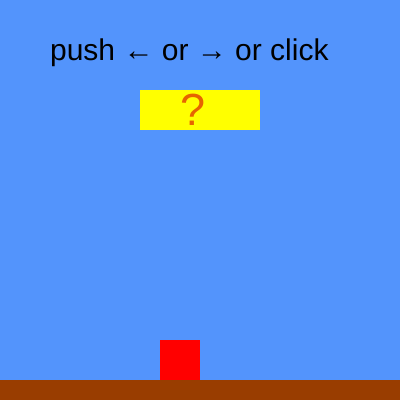
Frame 1 (no input)
Frame 60 (no input): identical to frame 1, image omitted
Frame 120 (the mouse pressed at the canvas centre since frame 60): identical to frame 1, image omitted

The p5.js sketch that drew this single still picture (run headless with seeded random() and noise() and a simulated clock; from frame 60 on, the mouse is pressed at the canvas centre):

// p5.js sketch
// ── sketch.js
// 最終課題を制作しよう

const g=1;
const jump=20;
const ground=20;
const size=20;

let x,y,vy;

function setup(){
  createCanvas(400,400);
  mario(x-40,y-30,40,40);
  chariiinn(180,jump/g+50,20);
  x=width/2;
  y=height-ground-size/2;
  vy=0;
}

function draw(){
  background(83,148,252);
  let gy=height-ground;
  noStroke();
  fill(153,61,0);
  rect(0,gy,width,gy);
  fill(0);
  textSize(30);
  text("push ← or → or click",50,60);
  noStroke();
  fill(255,255,0);
  rect(140,jump/g+70,120,40);
  fill(230,100,0);
  textSize(45)
  text("?",180,jump/g+105);
  mario(x-40,y-30,40,40);
  y+=vy;
  
  if(y<height-ground-size/2 && y>=jump/g+160){
    vy+=g;
  }
  else if(y<jump/g+160 && y>=jump/g+120  && x>160 && x<280){
    chariiinn(180,jump/g+50,20);
    vy+=g;
  }
  else{
    vy=0;
    y=height-ground-size/2;
  }
}

function keyPressed(){
  if(keyCode==LEFT_ARROW){x-=10;}
  else if(keyCode==RIGHT_ARROW){x+=10;}
}

function mario(x1,y1,w,h){
  fill(255,0,0);
  rect(x1,y1,w,h);
}

function chariiinn(x2,y2,r){
  fill(255,251,0);
  ellipse(x2,y2,r); 
}

function mousePressed(){
  if(y >= height-ground-size/2){ 
    vy=-jump;     
  }
}
